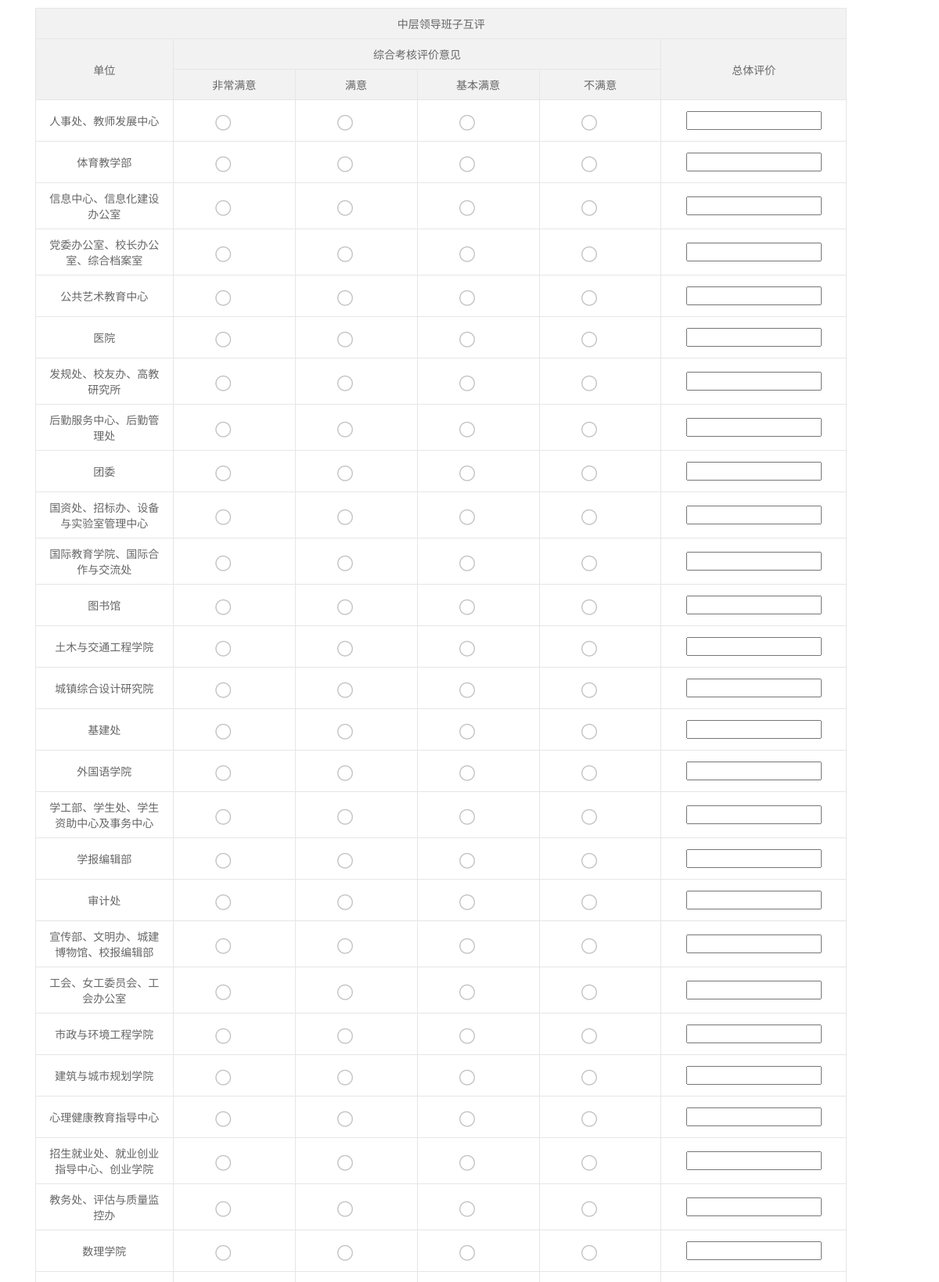
The page /pages/admin/check/zc_ldbzkh.php (upper part) on the database its author committed.
### tables this page shows
CREATE TABLE `deptinfo` (
  `DeptID` int(11) NOT NULL AUTO_INCREMENT,
  `DeptName` varchar(50) NOT NULL,
  `DeptMemo` varchar(255) NOT NULL,
  `gbnumb` int(11) DEFAULT NULL,
  `jgnumb` int(11) DEFAULT NULL,
  `IsBanned` tinyint(1) DEFAULT NULL,
  PRIMARY KEY (`DeptID`) USING BTREE,
  KEY `DeptName` (`DeptName`) USING BTREE
);

### pages/admin/check/zc_ldbzkh.php (the view, shortened to what this page needs)
<?php require_once('../../../Connections/connjxkh.php'); ?>
<!DOCTYPE html PUBLIC "-//W3C//DTD XHTML 1.0 Transitional//EN"
        "http://www.w3.org/TR/xhtml1/DTD/xhtml1-transitional.dtd">
<html xmlns="http://www.w3.org/1999/xhtml">
<head>
<link rel="stylesheet" href="../../../lib/layui245/css/layui.css"  media="all">
</head>
<body class="layui-main ">
<form class="layui-form">
<div class="layui-form">
<div class="layui-container">
<table class="layui-table">
    <colgroup>
      <col width="400">
      <col width="300">
      <col width="300">
      <col width="300">
      <col width="300">
      <col width="300">
      <col width="300">
      <col>
    </colgroup>
    <thead align="center">
      <tr>
       <td colspan=6>中层领导班子互评</td>
      </tr>
       <tr>
            <td rowspan="2">单位</td>
            <td colspan="4" align="center">综合考核评价意见</td>
            <td rowspan="2">总体评价</td>
      </tr>
       <tr>
            <td >非常满意</td>
            <td >满意</td>
            <td >基本满意</td>
            <td >不满意</td>
      </tr>
    </thead><tbody align="center">
<?php
$sql = "SELECT DeptName DeptID FROM deptinfo";
$result =mysql_query($sql, $connjxkh);
 while($row=mysql_fetch_row($result)){
    foreach ($row as $DeptName){
		echo "<tr><td>".$DeptName."</td>";
    }
	foreach($row as $DeptID){
	echo "<td> <input name='".$DeptID."' type='radio' value='0'></td>";
		echo "<td> <input name='".$DeptID."' type='radio' value='0'></td>";
		echo "<td> <input name='".$DeptID."' type='radio' value='0'></td>";
		echo "<td> <input name='".$DeptID."' type='radio' value='0'></td>";
		echo "<td><input name='".$DeptID."' type='text' /></td></tr>";
	}
}
?></tbody></table></div>
<br>
</div>
</form>
</body>
</html>

### rows shown on the page
deptinfo: DeptName "人事处、教师发展中心"
deptinfo: DeptName "体育教学部"
deptinfo: DeptName "信息中心、信息化建设办公室"
deptinfo: DeptName "党委办公室、校长办公室、综合档案室"
deptinfo: DeptName "公共艺术教育中心"
deptinfo: DeptName "医院"
deptinfo: DeptName "发规处、校友办、高教研究所"
deptinfo: DeptName "后勤服务中心、后勤管理处"
deptinfo: DeptName "团委"
deptinfo: DeptName "国资处、招标办、设备与实验室管理中心"
deptinfo: DeptName "国际教育学院、国际合作与交流处"
deptinfo: DeptName "图书馆"
deptinfo: DeptName "土木与交通工程学院"
deptinfo: DeptName "城镇综合设计研究院"
deptinfo: DeptName "基建处"
deptinfo: DeptName "外国语学院"
deptinfo: DeptName "学工部、学生处、学生资助中心及事务中心"
deptinfo: DeptName "学报编辑部"
deptinfo: DeptName "审计处"
deptinfo: DeptName "宣传部、文明办、城建博物馆、校报编辑部"
deptinfo: DeptName "工会、女工委员会、工会办公室"
deptinfo: DeptName "市政与环境工程学院"
deptinfo: DeptName "建筑与城市规划学院"
deptinfo: DeptName "心理健康教育指导中心"
deptinfo: DeptName "招生就业处、就业创业指导中心、创业学院"
deptinfo: DeptName "教务处、评估与质量监控办"
deptinfo: DeptName "数理学院"
